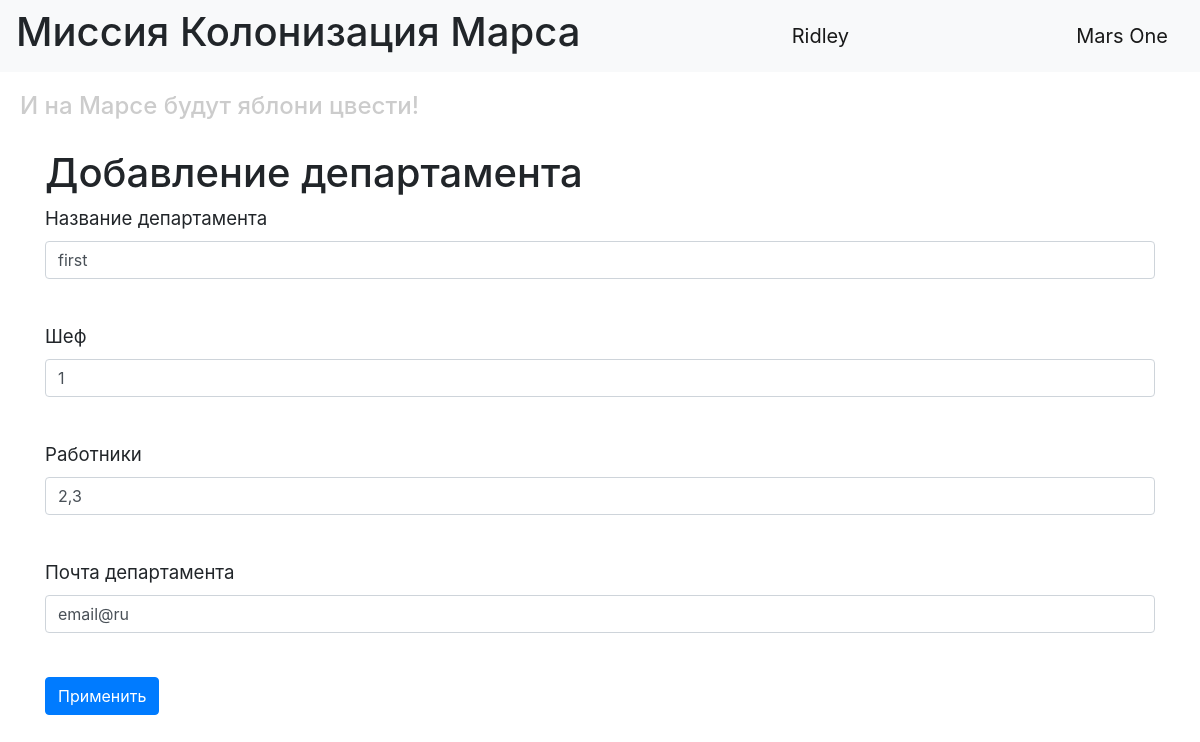
The app's page /departaments/1 (signed in) with its own data.
### backend/data/users.py (models this page shows, shortened)
class User(SqlAlchemyBase, UserMixin):
    __tablename__ = "users"
    id = sqlalchemy.Column(sqlalchemy.Integer, primary_key=True, autoincrement=True)
    surname = sqlalchemy.Column(sqlalchemy.String, nullable=True)
    name = sqlalchemy.Column(sqlalchemy.String, nullable=True)
    age = sqlalchemy.Column(sqlalchemy.Integer, nullable=True)
    position = sqlalchemy.Column(sqlalchemy.String, nullable=True)
    speciality = sqlalchemy.Column(sqlalchemy.String, nullable=True)
    address = sqlalchemy.Column(sqlalchemy.String, nullable=True)
    email = sqlalchemy.Column(sqlalchemy.String, index=True, unique=True, nullable=True)
    hashed_password = sqlalchemy.Column(sqlalchemy.String, nullable=True)
    modified_date = sqlalchemy.Column(
        sqlalchemy.DateTime, default=datetime.datetime.now
    )
    jobs = relationship("Jobs", back_populates="user")
    departaments = relationship("Departament", back_populates="user")

### backend/data/departaments.py (models this page shows)
class Departament(SqlAlchemyBase):
    __tablename__ = "department"
    id = sqlalchemy.Column(sqlalchemy.Integer, primary_key=True, autoincrement=True)
    title = sqlalchemy.Column(sqlalchemy.String, nullable=True)
    chief = sqlalchemy.Column(sqlalchemy.Integer, sqlalchemy.ForeignKey("users.id"))
    members = sqlalchemy.Column(sqlalchemy.String, nullable=True)
    email = sqlalchemy.Column(sqlalchemy.String, nullable=True)
    user = orm.relationship("User")

### main.py (the view, shortened to what this page needs)
@app.route("/departaments/<int:id>", methods=["GET", "POST"])
@login_required
def edit_departaments(id):
    form = DepartamentsForm()
    if request.method == "GET":
        db_sess = db_session.create_session()
        departaments = (
            db_sess.query(Departament)
            .filter(Departament.id == id, Departament.user == current_user)
            .first()
        )
        if departaments:
            form.title.data = departaments.title
            form.chief.data = departaments.chief
            form.members.data = departaments.members
            form.email.data = departaments.email
        else:
            abort(404)
    return render_template(
        "departaments_form.html", title="Редактирование департамента", form=form
    )

### backend/departament_form.py
class DepartamentsForm(FlaskForm):
    title = StringField("Название департамента", validators=[DataRequired()])
    chief = StringField("Шеф", validators=[DataRequired()])
    members = StringField("Работники", validators=[DataRequired()])
    email = StringField("Почта департамента", validators=[DataRequired()])
    submit = SubmitField("Применить")

### backend/data/db_session.py (called while the page is built)
def create_session() -> Session:
    global __factory
    return __factory()

### main.py (called while the page is built)
@login_manager.user_loader
def load_user(user_id):
    db_sess = db_session.create_session()
    return db_sess.get(User, user_id)

### templates/departaments_form.html (shortened to what this page needs)
{% extends "base.html" %}
{% block content %}
<h1>Добавление департамента</h1>
<form action="" method="post">
    <p>
        {{ form.title.label }}<br>
        {{ form.title(class="form-control") }}<br>
    </p>
    <p>
        {{ form.chief.label }}<br>
        {{ form.chief(class="form-control") }}<br>
    </p>
    <p>
        {{ form.members.label }}<br>
        {{ form.members(class="form-control") }}<br>
    </p>
    <p>
        {{ form.email.label }}<br>
        {{ form.email(class="form-control") }}<br>
    </p>
    <p>{{ form.submit(type="submit", class="btn btn-primary") }}</p>
</form>
{% endblock %}

### templates/base.html (shortened to what this page needs)
<!DOCTYPE html>
<html lang="en">
<head>
    <link rel="stylesheet" href="https://stackpath.bootstrapcdn.com/bootstrap/4.4.1/css/bootstrap.min.css">
    <link rel="stylesheet" type="text/css" href="../static/css/style.css" />
</head>
  <body>
    <header>
      <nav class="navbar navbar-light bg-light">
          <h1>Миссия Колонизация Марса</h1>
          {% if current_user.is_authenticated %}
              <a class="navbar-brand" href="/logout">{{ current_user.name }}</a>
          {% else %}
              <p>
                  <a class="btn btn-primary " href="/register">Зарегистрироваться</a>
                  <a class="btn btn-success" href="/login">Войти</a>
              </p>
          {% endif %}
        <a class="navbar-brand" href="#">Mars One</a>
      </nav>
        <h4>И на Марсе будут яблони цвести!</h4>
    </header>
    <main role="main" class="container">
        {% block content %}{% endblock %}
    </main>
  </body>
</html>

### static/css/style.css (style rules this page uses)
h4 { color: #cccccc; padding: 20px; }
p { font-size: 14pt; }

### records on screen
User: name "Ridley"
Departament: title "first", chief "1", members "2,3", email "email@ru"
